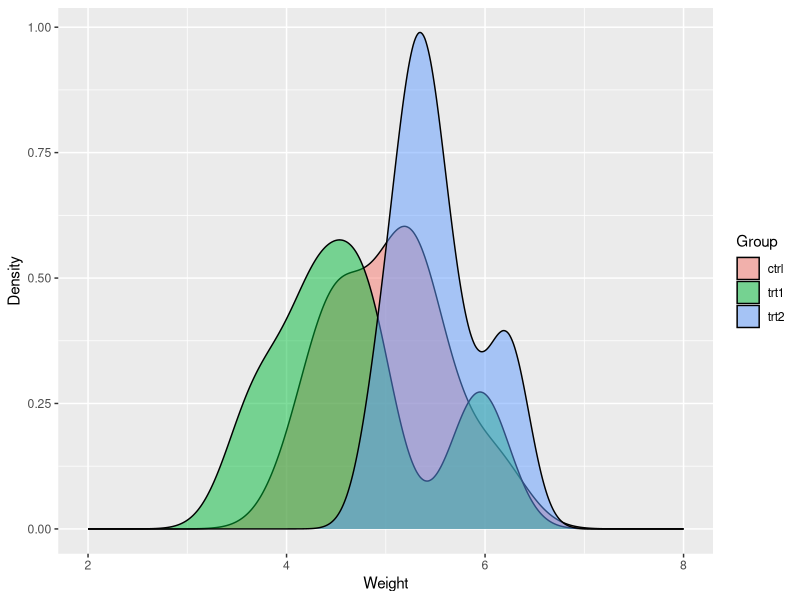
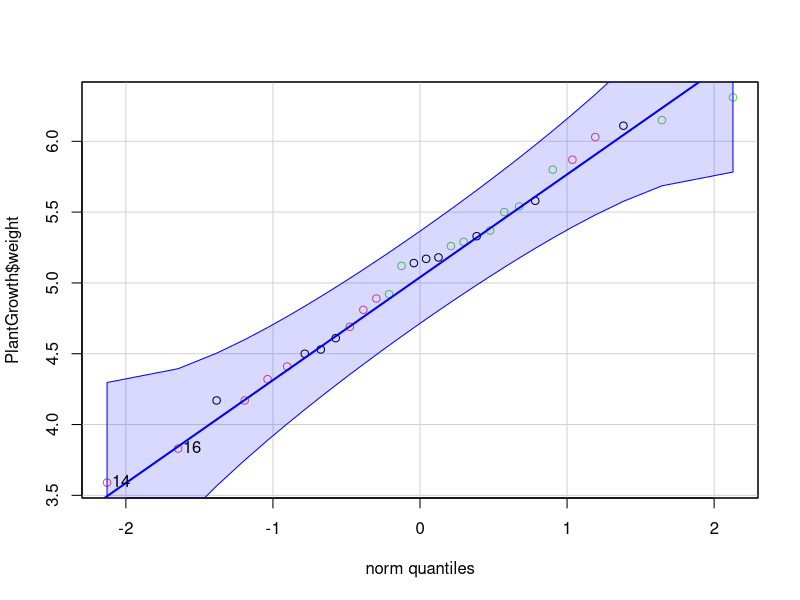

Write R code to recreate these figures, in order.
## ---- chunk 1
library(ggplot2)
#install.packages("car")
library(car)

data("PlantGrowth")

## ---- chunk 2
ggplot(PlantGrowth, aes(weight)) +
  geom_density(aes(data=weight, fill=group), position='identity', alpha=0.5) +
                 labs(x="Weight", y="Density")+ scale_fill_discrete(name='Group') +
                 scale_x_continuous(limits=c(2,8))
## ---- chunk 3
qqPlot(PlantGrowth$weight, col=PlantGrowth$group)
